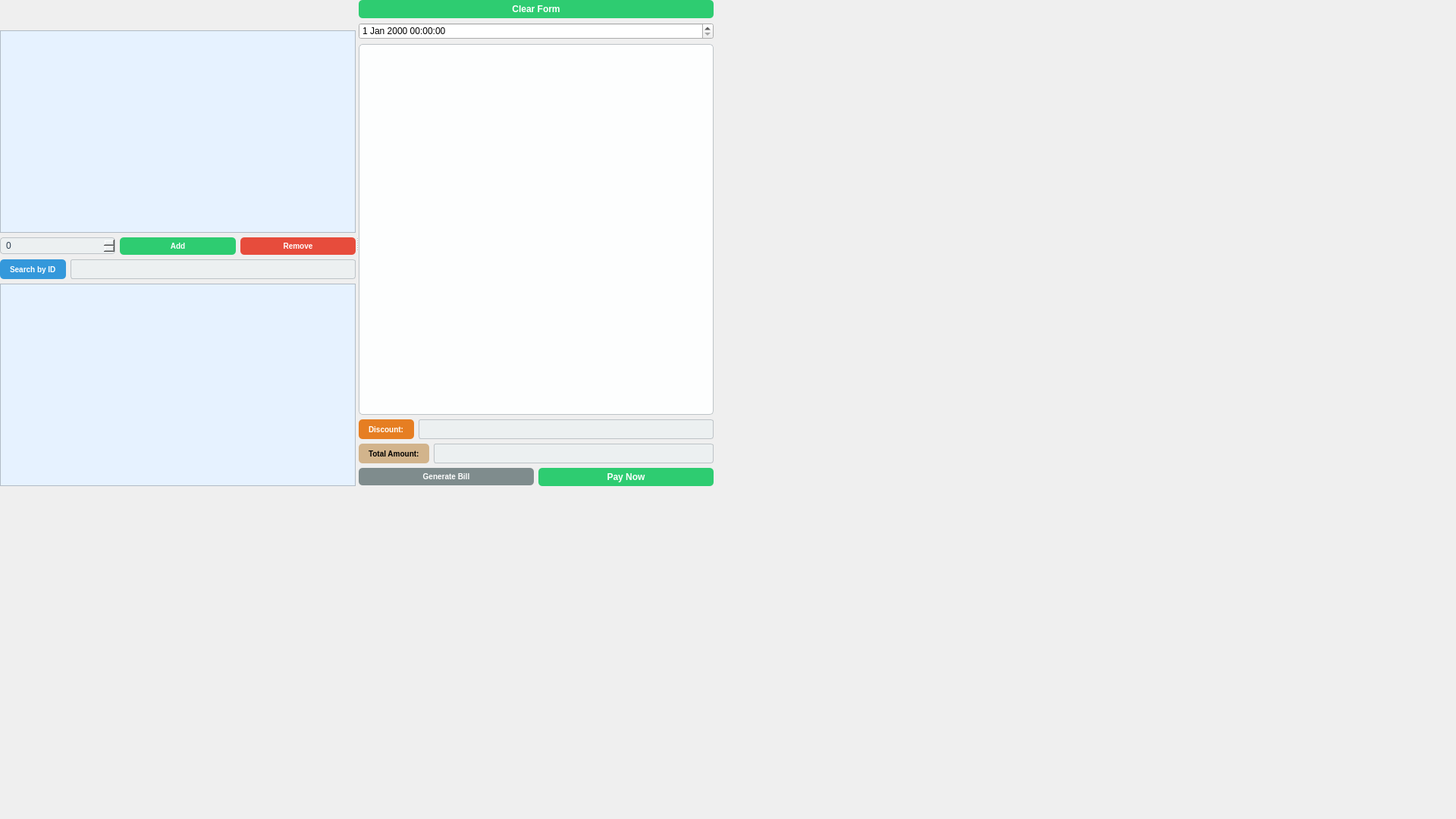
<?xml version="1.0" encoding="UTF-8"?>
<ui version="4.0">
 <class>Checkoutform</class>
 <widget class="QWidget" name="Checkoutform">
  <property name="geometry">
   <rect>
    <x>0</x>
    <y>0</y>
    <width>1920</width>
    <height>1080</height>
   </rect>
  </property>
  <property name="sizePolicy">
   <sizepolicy hsizetype="Expanding" vsizetype="Expanding">
    <horstretch>0</horstretch>
    <verstretch>0</verstretch>
   </sizepolicy>
  </property>
  <property name="minimumSize">
   <size>
    <width>300</width>
    <height>300</height>
   </size>
  </property>
  <property name="maximumSize">
   <size>
    <width>1920</width>
    <height>1080</height>
   </size>
  </property>
  <property name="windowTitle">
   <string>Dialog</string>
  </property>
  <property name="styleSheet">
   <string notr="true">background: qlineargradient(spread:pad, x1:0, y1:0, x2:1, y2:1,
                            stop:0 #e3f2fd, stop:1 #bbdefb);
</string>
  </property>
  <widget class="QSplitter" name="splitter">
   <property name="geometry">
    <rect>
     <x>0</x>
     <y>0</y>
     <width>941</width>
     <height>641</height>
    </rect>
   </property>
   <property name="orientation">
    <enum>Qt::Orientation::Horizontal</enum>
   </property>
   <widget class="QWidget" name="layoutWidget">
    <layout class="QVBoxLayout" name="verticalLayout">
     <item>
      <widget class="QLabel" name="lastScanLabel">
       <property name="text">
        <string/>
       </property>
      </widget>
     </item>
     <item>
      <widget class="QLabel" name="productInfoLabel">
       <property name="text">
        <string/>
       </property>
      </widget>
     </item>
     <item>
      <widget class="QTableWidget" name="tablewidgetproduct">
       <property name="styleSheet">
        <string notr="true">
QTableWidget {
    background-color: #E6F2FF; /* Light blue for even rows */
alternate-background-color: #B5D6F5;

}

QHeaderView::section {
    background-color: #3498DB;  /* Optional: blue header */
    color: white;
    font-weight: bold;
}
</string>
       </property>
       <property name="inputMethodHints">
        <set>Qt::InputMethodHint::ImhMultiLine</set>
       </property>
      </widget>
     </item>
     <item>
      <layout class="QHBoxLayout" name="horizontalLayout_3">
       <item>
        <widget class="QSpinBox" name="quantitybox">
         <property name="styleSheet">
          <string notr="true">QSpinBox {
    background-color: #ECF0F1;
    color: #2C3E50;
    border: 1px solid #BDC3C7;
    border-radius: 4px;
    padding: 2px 5px;
    font-size: 12px;
}

QSpinBox:focus {
    border: 1px solid #3498DB;
    background-color: white;
}
</string>
         </property>
        </widget>
       </item>
       <item>
        <widget class="QPushButton" name="pushButton_addtocart">
         <property name="styleSheet">
          <string notr="true">QPushButton {
 background-color: #27AE60;  /* Emerald green */
    background-color: #2ECC71;  /* Light green */
    color: white;
font-size: 10px;
 font-weight: bold;
    border-radius: 5px;
    padding: 5px 10px;
}

QPushButton:hover {
background-color: #1E8449;  /* Darker shade of emerald green */

}
</string>
         </property>
         <property name="text">
          <string>Add</string>
         </property>
         <property name="icon">
          <iconset theme="QIcon::ThemeIcon::ListAdd"/>
         </property>
         <property name="iconSize">
          <size>
           <width>12</width>
           <height>12</height>
          </size>
         </property>
        </widget>
       </item>
       <item>
        <widget class="QPushButton" name="pushButton_remove">
         <property name="styleSheet">
          <string notr="true">QPushButton {
    background-color: #E74C3C;  /* Bright red */
    color: white;
 font-weight: bold;
font-size: 10px;
    border-radius: 5px;
    padding: 5px 10px;
}

QPushButton:hover {
    background-color: #C0392B;  /* Darker red on hover */
}
</string>
         </property>
         <property name="text">
          <string>Remove</string>
         </property>
         <property name="icon">
          <iconset theme="QIcon::ThemeIcon::EditDelete"/>
         </property>
         <property name="iconSize">
          <size>
           <width>15</width>
           <height>15</height>
          </size>
         </property>
        </widget>
       </item>
      </layout>
     </item>
     <item>
      <layout class="QHBoxLayout" name="horizontalLayout_11">
       <item>
        <widget class="QLabel" name="label_2">
         <property name="styleSheet">
          <string notr="true">
QLabel {
background-color: #3498DB;  /* Medium gray */
color: white;

    border-radius: 5px;
    padding: 5px 10px;
font-size: 10px;
    font-weight: bold;
}
</string>
         </property>
         <property name="text">
          <string>Search by ID</string>
         </property>
        </widget>
       </item>
       <item>
        <widget class="QLineEdit" name="lineEdit_searchproduct">
         <property name="styleSheet">
          <string notr="true">QLineEdit {
    background-color: #ECF0F1;
    color: #2C3E50;
    border: 1px solid #BDC3C7;
    border-radius: 3px;
    padding: 2px 4px;
    font-size: 12px;
    min-height: 20px; /* reduce height */
}

QLineEdit:focus {
    border: 1px solid #3498DB;
    background-color: #FFFFFF;
}

QLineEdit::placeholder {
    color: #95A5A6;
    font-style: italic;
}
</string>
         </property>
         <property name="inputMethodHints">
          <set>Qt::InputMethodHint::ImhMultiLine</set>
         </property>
        </widget>
       </item>
      </layout>
     </item>
     <item>
      <widget class="QTableWidget" name="tablewidgetcart">
       <property name="styleSheet">
        <string notr="true">
QTableWidget {
    background-color: #E6F2FF; /* Light blue for even rows */
alternate-background-color: #B5D6F5;

}

QHeaderView::section {
    background-color: #3498DB;  /* Optional: blue header */
    color: white;
    font-weight: bold;
}
</string>
       </property>
      </widget>
     </item>
    </layout>
   </widget>
   <widget class="QWidget" name="layoutWidget">
    <layout class="QVBoxLayout" name="verticalLayout_2">
     <item>
      <layout class="QHBoxLayout" name="horizontalLayout_10">
       <item>
        <widget class="QPushButton" name="pushButton_clearform">
         <property name="styleSheet">
          <string notr="true">QPushButton {
 background-color: #27AE60;  /* Emerald green */
    background-color: #2ECC71;  /* Light green */
;
font-weight: bold;
    color: white;
    border-radius: 5px;
    padding: 5px 10px;
}

QPushButton:hover {
background-color: #1E8449;  /* Darker shade of emerald green */

}
</string>
         </property>
         <property name="text">
          <string>Clear Form</string>
         </property>
        </widget>
       </item>
      </layout>
     </item>
     <item>
      <widget class="QDateTimeEdit" name="dateTimeEdit">
       <property name="styleSheet">
        <string notr="true">QDateEdit, QTimeEdit {
    background-color: #ECF0F1;
    color: #2C3E50;
    border: 1px solid #BDC3C7;
    border-radius: 4px;
    padding: 3px 5px;
}

QDateEdit:focus, QTimeEdit:focus {
    border: 1px solid #3498DB;
    background-color: white;
}
</string>
       </property>
      </widget>
     </item>
     <item>
      <widget class="QTextEdit" name="textEdit_receipt">
       <property name="styleSheet">
        <string notr="true">QTextEdit {
    background-color: #FDFEFE;
    color: #2C3E50;
    border: 1px solid #BDC3C7;
    border-radius: 5px;
    padding: 8px;
    font-family: Consolas, monospace;
    font-size: 13px;
}
</string>
       </property>
      </widget>
     </item>
     <item>
      <layout class="QHBoxLayout" name="horizontalLayout">
       <item>
        <widget class="QLabel" name="label">
         <property name="styleSheet">
          <string notr="true">QLabel {
background-color: #E67E22;  /* Medium gray */
color: white;
 font-weight: bold;
font-size: 10px;
    border-radius: 5px;
    padding: 5px 10px;
}
</string>
         </property>
         <property name="text">
          <string>Discount:</string>
         </property>
        </widget>
       </item>
       <item>
        <widget class="QLineEdit" name="lineEdit_discount">
         <property name="styleSheet">
          <string notr="true">QLineEdit {
    background-color: #ECF0F1;
    color: #2C3E50;
    border: 1px solid #BDC3C7;
    border-radius: 3px;
    padding: 2px 4px;
    font-size: 12px;
    min-height: 20px; /* reduce height */
}

QLineEdit:focus {
    border: 1px solid #3498DB;
    background-color: #FFFFFF;
}

QLineEdit::placeholder {
    color: #95A5A6;
    font-style: italic;
}
</string>
         </property>
        </widget>
       </item>
      </layout>
     </item>
     <item>
      <layout class="QHBoxLayout" name="horizontalLayout_2">
       <item>
        <widget class="QLabel" name="label_totalafterdiscount">
         <property name="styleSheet">
          <string notr="true">QLabel {
    background-color: #D2B48C;  /* Light brown (tan) */
    color: black;
 font-weight: bold;
font-size: 10px;
    border-radius: 5px;
    padding: 5px 10px;
}</string>
         </property>
         <property name="text">
          <string>Total Amount:</string>
         </property>
        </widget>
       </item>
       <item>
        <widget class="QLineEdit" name="lineEdit_totalafterdiscount">
         <property name="styleSheet">
          <string notr="true">QLineEdit {
    background-color: #ECF0F1;
    color: #2C3E50;
    border: 1px solid #BDC3C7;
    border-radius: 3px;
    padding: 2px 4px;
    font-size: 12px;
    min-height: 20px; /* reduce height */
}

QLineEdit:focus {
    border: 1px solid #3498DB;
    background-color: #FFFFFF;
}

QLineEdit::placeholder {
    color: #95A5A6;
    font-style: italic;
}
</string>
         </property>
        </widget>
       </item>
      </layout>
     </item>
     <item>
      <layout class="QHBoxLayout" name="horizontalLayout_7">
       <item>
        <widget class="QPushButton" name="pushButton_generatebill">
         <property name="styleSheet">
          <string notr="true">QPushButton {
background-color: #7F8C8D;  /* Medium gray */
color: white;
 font-weight: bold;
    border-radius: 5px;
    padding: 5px 10px;
font-size: 10px;
}

QPushButton:hover {
background-color: #626567;  /* Darker gray */

}
</string>
         </property>
         <property name="text">
          <string>Generate Bill</string>
         </property>
         <property name="icon">
          <iconset theme="QIcon::ThemeIcon::Printer"/>
         </property>
         <property name="iconSize">
          <size>
           <width>15</width>
           <height>15</height>
          </size>
         </property>
        </widget>
       </item>
       <item>
        <widget class="QPushButton" name="pushButton_paynow">
         <property name="styleSheet">
          <string notr="true">QPushButton {
 background-color: #27AE60;  /* Emerald green */
    background-color: #2ECC71;  /* Light green */
;
font-weight: bold;
    color: white;
    border-radius: 5px;
    padding: 5px 10px;
}

QPushButton:hover {
background-color: #1E8449;  /* Darker shade of emerald green */

}
</string>
         </property>
         <property name="text">
          <string>Pay Now</string>
         </property>
        </widget>
       </item>
      </layout>
     </item>
    </layout>
   </widget>
  </widget>
 </widget>
 <resources/>
 <connections/>
</ui>
